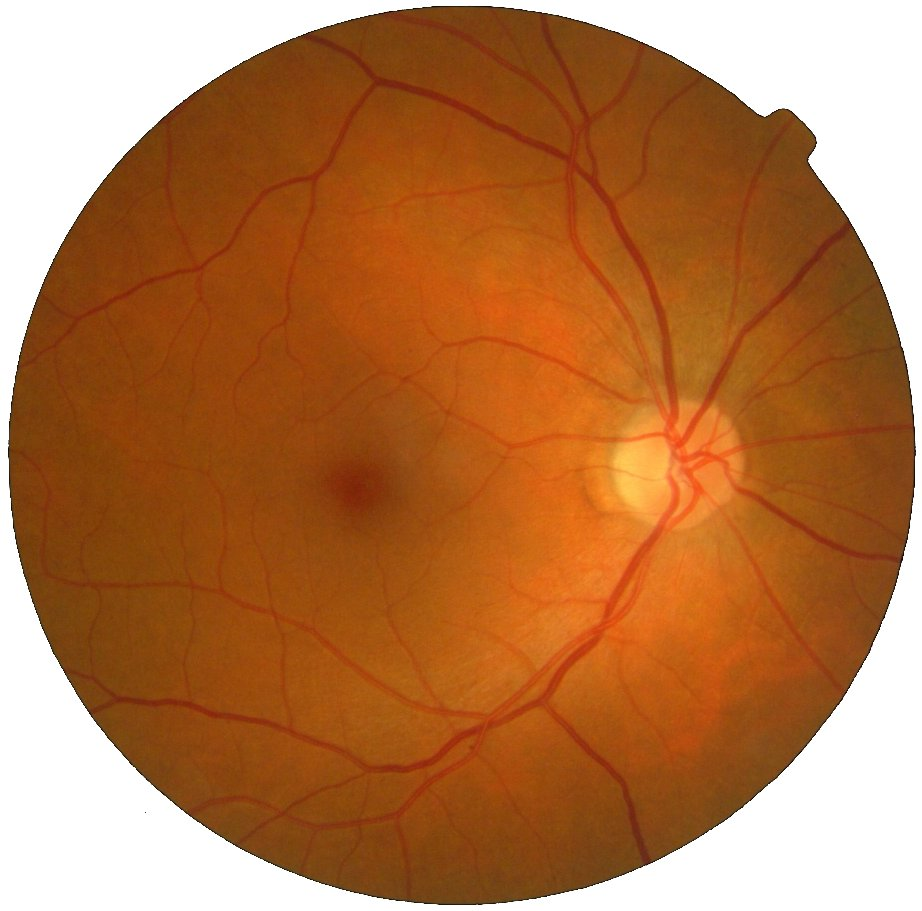
#> input picture retine.png, 922 x 911 px
$ jupyter execute --allow-errors Introduction.ipynb   (older library calls are emulated)
#> lines starting #> are read from the running program, lines starting #| are printed output that depends on the picture
# Introduction au traitement des images

Ce premier notebook permet de s'initier au chargement, la manipulation et la visualisation des images. Dans un premier temps, une image (rétine, en couleur) est chargée. Son contenu est vérifié, l'image est affichée. Puis l'image est transformée en niveaux de gris  suivant plusieurs méthodes simples.

## Objectifs

Après ce premier notebook, vous saurez:
* Charger et visualiser une image.
* Extraire un canal d'une image couleur.
* Transformer l'image en noir et blanc.

[cell 1]
# chargement des modules python
import imageio
import matplotlib.pyplot as plt
import numpy as np
from skimage import data

# Manipulation d'une image en couleurs

Une image couleur est représentée en mémoire par un tableau de nombres à 3 dimensions. Nous allons tester le chargement d'une image de fond d'oeil pour la stocker dans la variable appelée ``retine``. Par la suite, nous allons vérifier les dimensions de cette variable et afficher chaque canal séparément.

Cette image a été fournie par le laboratoire BiiGC de l'université Jean Monnet de Saint-Etienne.

[cell 2]
retine = imageio.imread("retine.png")
#> retine is the input picture: shape (911, 922, 3); mean R, G, B 180.1, 119.6, 73.6
plt.imshow(retine)
plt.show()

[cell 3]
# L'image contient 911 par 922 pixels, chaque pixel étant représenté par 3 informations: Rouge, Vert, Bleu,
# à la manière de l'oeil humain
print(retine.shape)
#| (911, 922, 3)
print(retine.dtype)
#| uint8

## 1. Affichage séparé des 3 canaux de couleurs

Les 3 informations composant les couleurs de l'image sont affichées séparément. Attention, la notion de couleur dans ce contexte n'a pas de sens, c'est pourquoi seules des intensités (en niveaux de gris) sont représentées.

On peut remarquer que:
*  le canal vert présente le meilleur contraste
*  le canal vert présente la meilleure netteté

[cell 4]
R = retine[:,:,0]
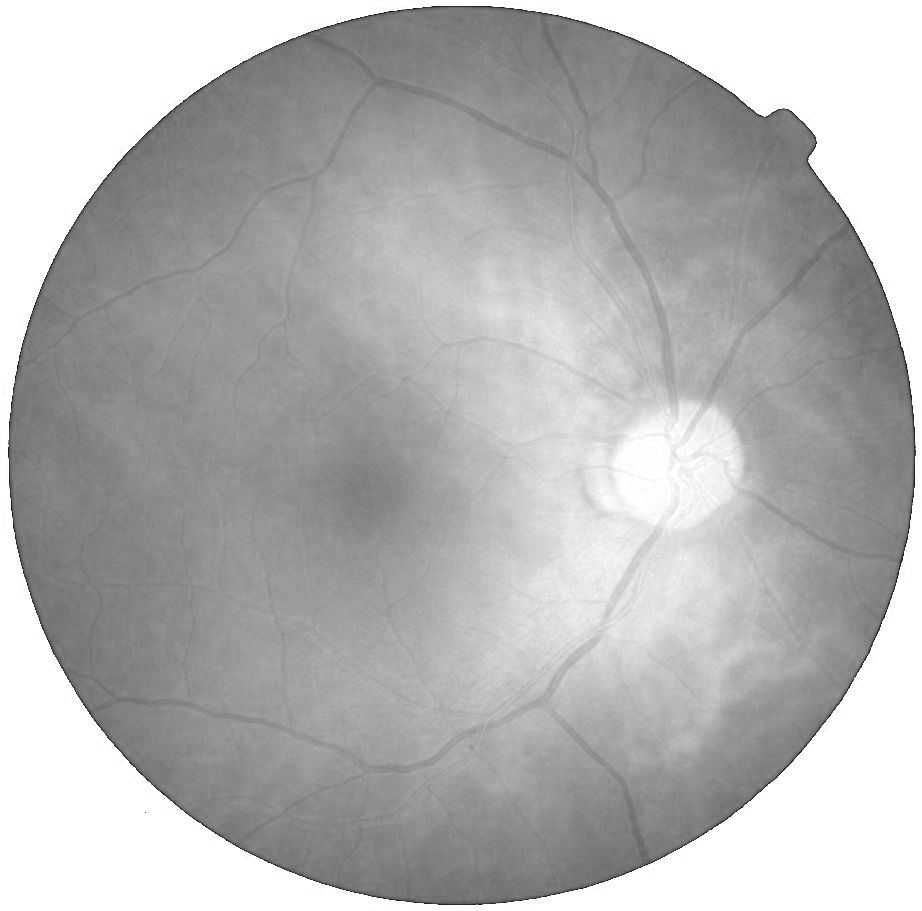
#> R: shape (911, 922); min 8, max 255, mean 180.1
V = retine[:,:,1]
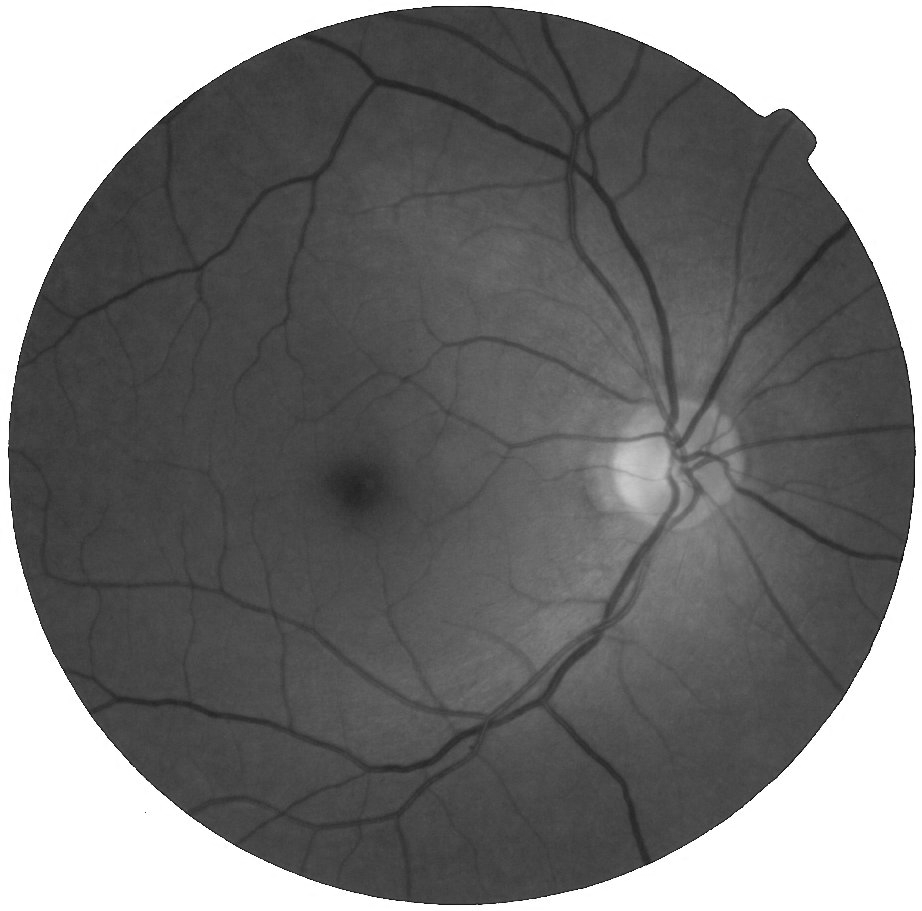
#> V: shape (911, 922); min 0, max 255, mean 119.6
B = retine[:,:,2]
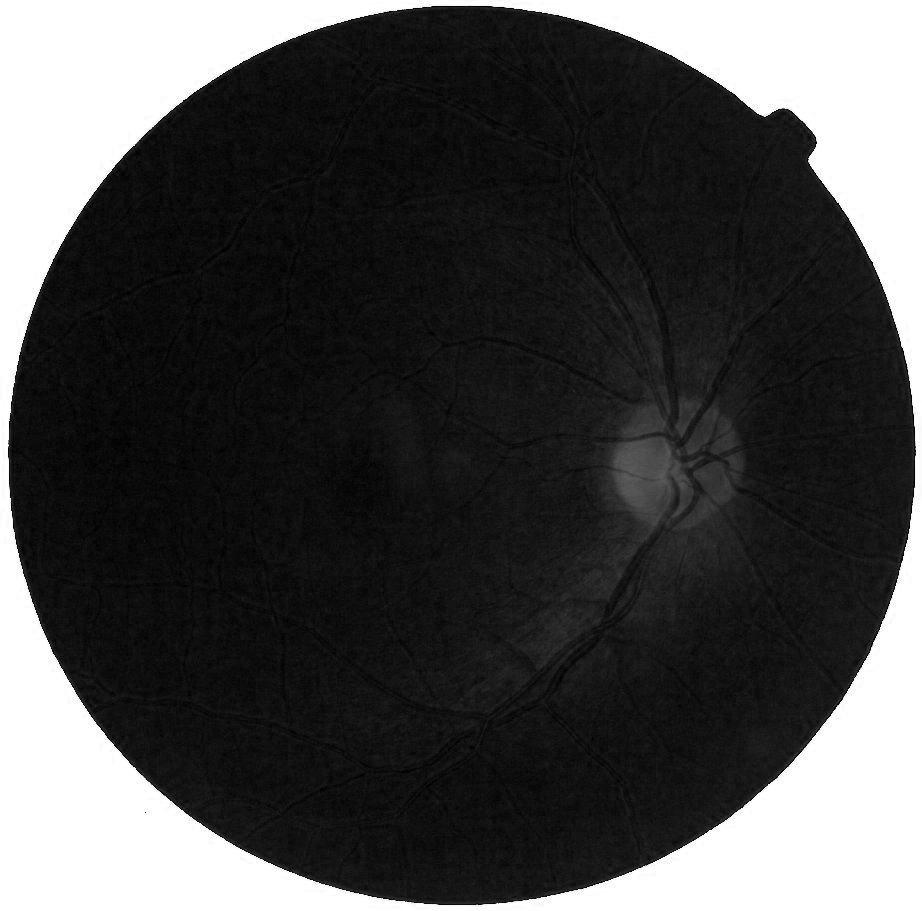
#> B: shape (911, 922); min 0, max 255, mean 73.6

plt.figure(figsize=(15, 5))
plt.subplot(131)
plt.imshow(R, cmap=plt.cm.gray)
plt.title('Canal Rouge')
plt.subplot(132)
plt.imshow(V, cmap=plt.cm.gray)
plt.title('Canal Vert')
plt.subplot(133)
plt.imshow(B, cmap=plt.cm.gray)
plt.title('Canal Bleu')
plt.show()
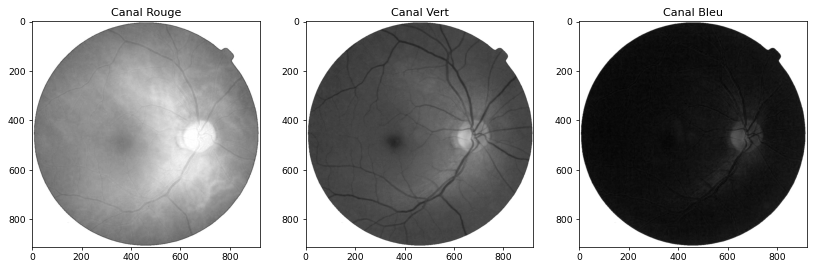
#> figure drawn by matplotlib, 3 panels

## 2. Transformer une image couleur en image noir et blanc

La photographie suivante a été réalisée par Romaric Juvanon.

<div>

</div>
Nous allons ensemble la transformer en photographie noir et blanc.

1. De la même manière que pour la rétine, prendre le canal vert de l'image.

#> (a cell that did not finish here is left out)

2. Il existe beaucoup d'autres manières de transformer son image en noir et blanc. Par exemple, prenons la moyenne des 3 canaux:

$$G = \frac{R+V+B}{3}$$

Ce résultat vous semble-t-il meilleur?

#> (a cell that did not finish here is left out)

3. Une autre formule est donnée par la formule de mixage des canaux, donnant la luminance:
$$L=0.2126\times R + 0.7152\times V+0.0772\times B$$

Notez que la somme des coefficients vaut 1.

[cell 7]
L = 0.2126*R+0.7152*V+0.0772*B
#> (the rest of this cell did not finish here and is left out)

$ run again, with paon.jpg saved as retine.png
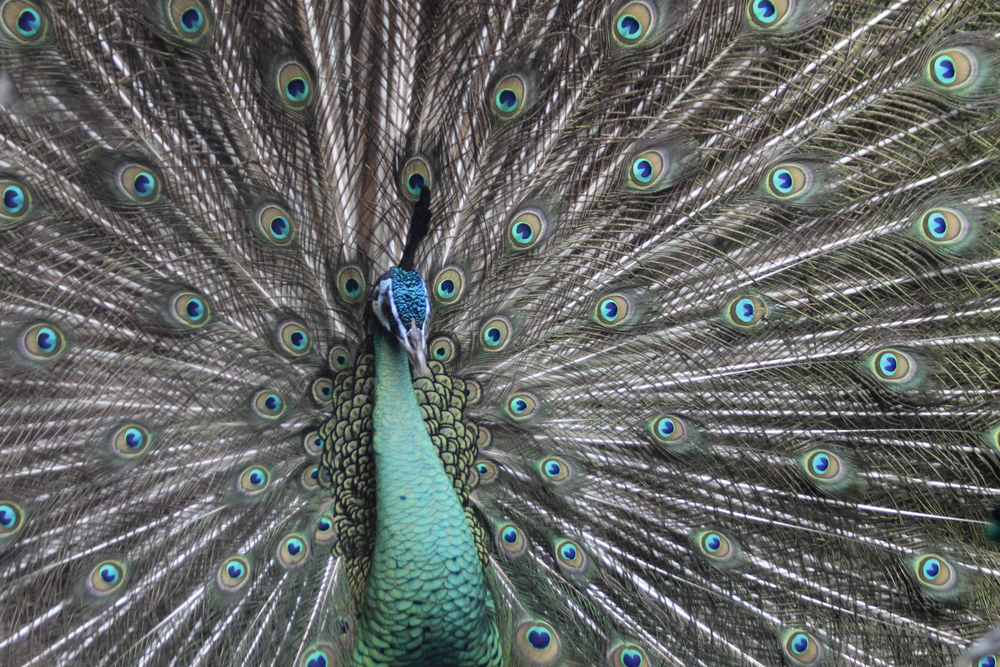
#> input picture paon.jpg, 1000 x 667 px, shrunk from 4272 x 2848 before the run
#> retine is the input picture: shape (667, 1000, 3); mean R, G, B 99.7, 102.6, 100.5
#| (667, 1000, 3)
#| uint8
#> `B = retine[:,:,2]`:
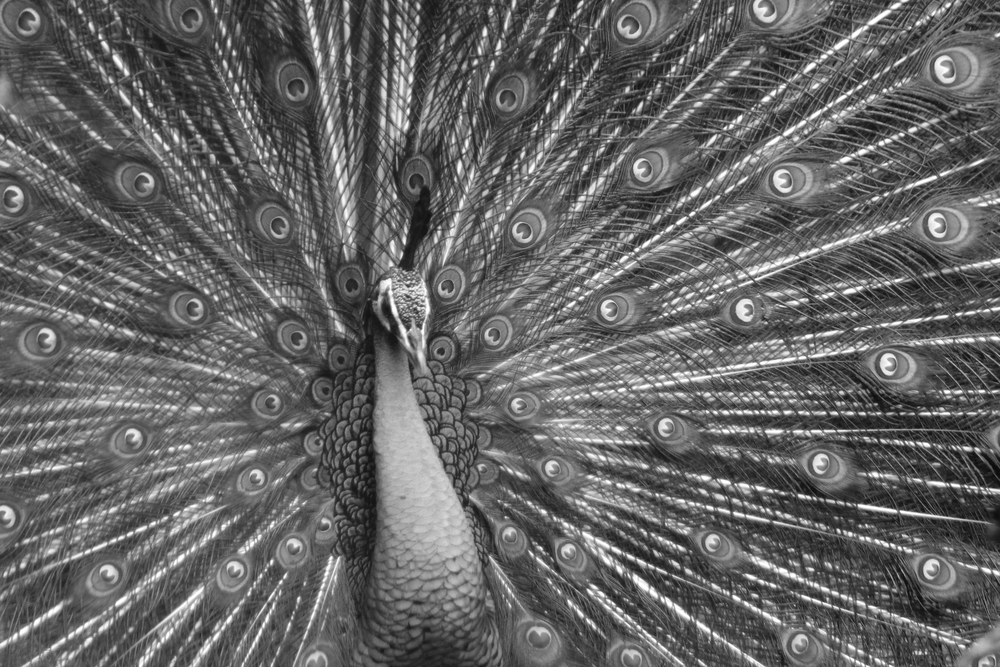
#> B: shape (667, 1000); min 10, max 255, mean 100.5
#> `plt.show()`:
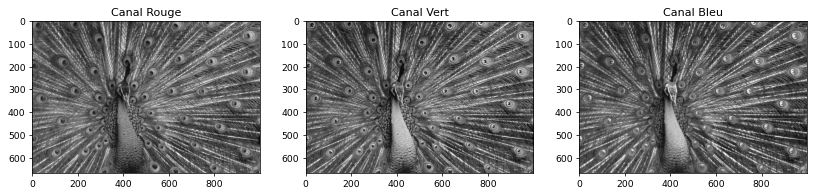
#> figure drawn by matplotlib, 3 panels
